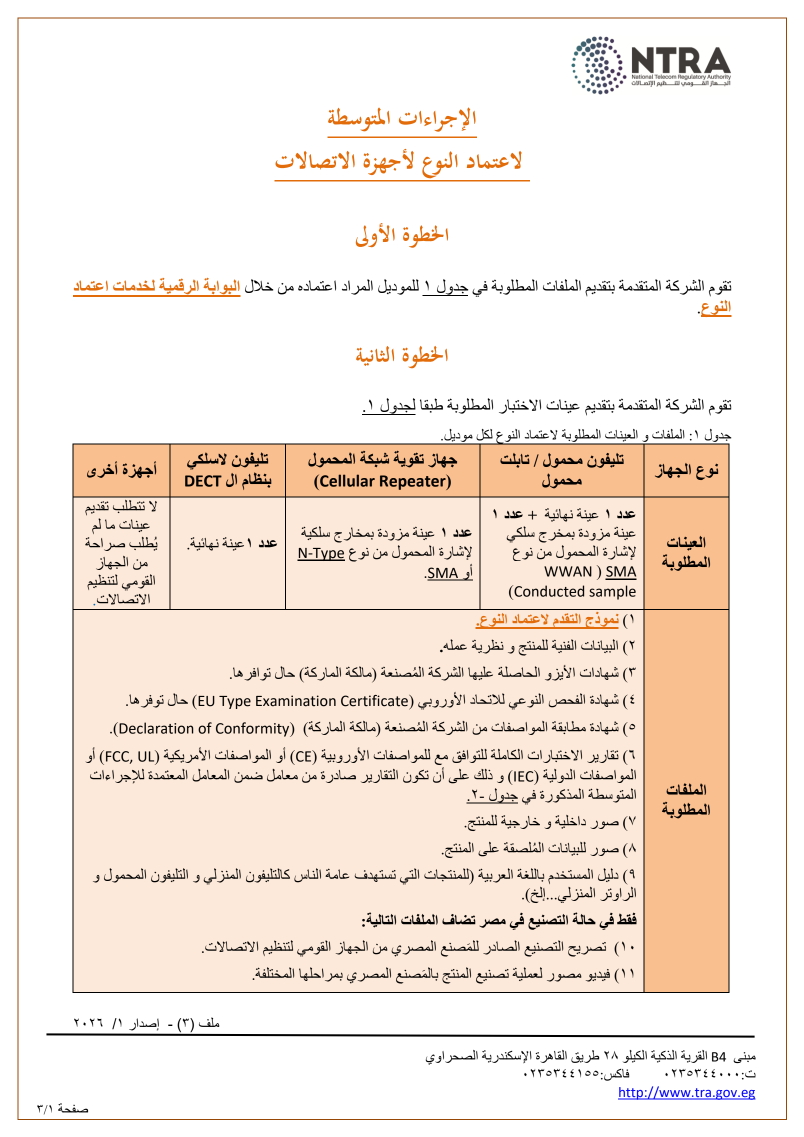
#> input picture data/docs_images/intermediate_type_approval_procedures/page_001.png, 1608 x 2274 px, found by its file name (shown at 1/2 size)
$ jupyter execute --allow-errors nbe_stage2_ocr_extraction.ipynb   (shell and % lines are left out)
#> lines starting #> are read from the running program, lines starting #| are printed output that depends on the picture
## Step 2.1 — Mount Google Drive

[cell 1]
from google.colab import drive
#> (the rest of this cell did not finish here and is left out)

### Verify the mount

[cell 2]
import os

BASE_DIR = "/content/drive/MyDrive/nbe_rag_pipeline"
IMAGES_DIR = os.path.join(BASE_DIR, "docs_images")
OUTPUT_DIR = os.path.join(BASE_DIR, "output")

# Verify docs_images subfolders exist
#> (the rest of this cell did not finish here and is left out)

## Step 2.2 — Install Dependencies

[cell 3]
# Install Chandra OCR with Hugging Face backend, and bitsandbytes for quantization

# Install Pillow (for image loading)

### Verify the install

[cell 4]
import chandra
import importlib.metadata

#> (the rest of this cell did not finish here and is left out)

## Step 2.3 — Authenticate with Hugging Face

[cell 5]
from google.colab import userdata
from huggingface_hub import login
#> (the rest of this cell did not finish here and is left out)

## Step 2.4 — Load the Chandra OCR-2 Model

[cell 6]
import os
os.environ["PYTORCH_ALLOC_CONF"] = "expandable_segments:True"
print("Memory allocator config set ✓")

### Load the model quantized into 4 bits

[cell 7]
import torch
from transformers import (
    AutoModelForImageTextToText,
    AutoProcessor,
    BitsAndBytesConfig,
)

# 4-bit quantization config
# Reduces model VRAM from ~8 GB → ~2 GB on T4
#> (the rest of this cell did not finish here and is left out)

### Loading the full model requires about 12 GB VRAM

[cell 8]
import torch
from transformers import AutoModelForImageTextToText, AutoProcessor
from chandra.model.hf import generate_hf
from chandra.model.schema import BatchInputItem
from chandra.output import parse_markdown

print("Loading Chandra OCR-2 model...")

#> (the rest of this cell did not finish here and is left out)

## Step 2.5 — Define Document Registry

[cell 9]
DOCUMENT_REGISTRY = {
    "rtgs": {
        "doc_id": "rtgs",
        "doc_name": "egyptian_multicurrency_rtgs_procedures.pdf",
        "doc_type": "SOP",
        "language": "ar",
        "total_pages": 19,
    },
    "legal_circular_1": {
        "doc_id": "legal_circular_1",
        "doc_name": "legal_circular_1.pdf",
        "doc_type": "Legal Circular",
        "language": "ar",
        "total_pages": 2,
    },
    "legal_circular_2": {
        "doc_id": "legal_circular_2",
        "doc_name": "legal_circular_2.pdf",
        "doc_type": "Legal Circular",
        "language": "ar",
        "total_pages": 31,
    },
}

## Step 2.6 — Define the Per-Page Extraction Function

[cell 10]
import torch, gc, json, re
from PIL import Image
from datetime import datetime
from bs4 import BeautifulSoup   # pre-installed in Colab
from chandra.model.hf import generate_hf
from chandra.model.schema import BatchInputItem

MAX_INFERENCE_DIM = 1400

# Maps data-label values from the model HTML to our schema block_type values
LABEL_MAP = {
    "page-header":   "header",
    "page-footer":   "footer",
    "text":          "text",
    "table":         "table",
    "figure":        "figure",
    "list":          "list",
    "section-header":"header",
    "caption":       "text",
}


def resize_for_inference(
    image: Image.Image,
    max_dim: int = MAX_INFERENCE_DIM,
) -> tuple[Image.Image, float]:
    w, h = image.size
    if max(w, h) <= max_dim:
        return image, 1.0
    scale = max_dim / max(w, h)
    return image.resize((int(w * scale), int(h * scale)), Image.LANCZOS), scale


# [117 lines left out: functions parse_blocks_from_html, extract_page, not called in this run]

### Inspect the object returned by the model

[cell 11]
import torch
from PIL import Image
from chandra.model.hf import generate_hf
from chandra.model.schema import BatchInputItem

# Diagnostic: Check the structure of the model output
test_image_path = os.path.join(IMAGES_DIR, "rtgs", "page_001.png")
original_image = Image.open(test_image_path).convert("RGB")
#> original_image is the input picture: PIL image 1608x2274 RGB; mean R, G, B 244.4, 233, 223.9

# Resize for diagnostic to avoid OOM
max_dim = 1024
w, h = original_image.size
#> w = 1608; h = 2274
scale = max_dim / max(w, h)
#> scale = 0.45
test_image = original_image.resize((int(w * scale), int(h * scale)), Image.LANCZOS)
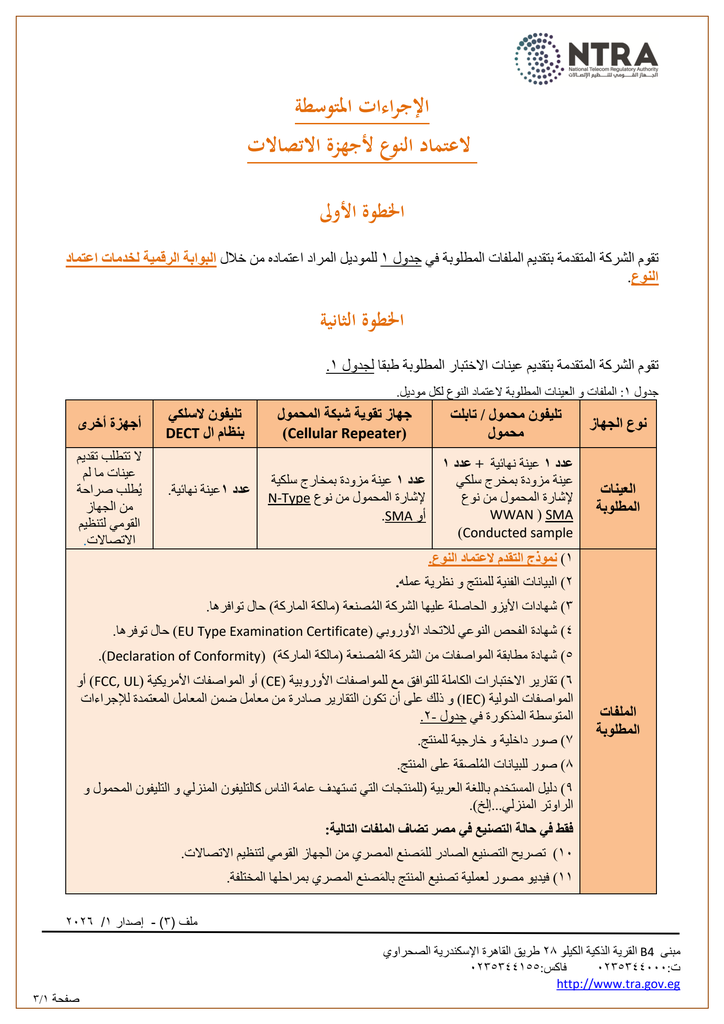
#> test_image: PIL image 724x1024 RGB; mean R, G, B 243.8, 232.7, 223.6

#> (the rest of this cell did not finish here and is left out)

## Step 2.7 — Run Extraction Across All 52 Pages

[cell 12]
# Reduce max dimension further if OOM persists on large pages
MAX_INFERENCE_DIM = 1400  # down from 1600
print(f"MAX_INFERENCE_DIM set to {MAX_INFERENCE_DIM}")

[cell 13]
import os, json, shutil, torch, gc
from pathlib import Path

# [12 lines of commented-out code are left out]
torch.cuda.empty_cache()
#> (this line was passed over: torch is not available in this run)
gc.collect()
#> (the rest of this cell did not finish here and is left out)

[cell 14]
# DIAGNOSTIC — Run on a single page only, do not save output
import json
from PIL import Image
from chandra.model.hf import generate_hf
from chandra.model.schema import BatchInputItem
from chandra.output import parse_markdown
# Use any small page
test_image_path = f"{IMAGES_DIR}/legal_circular_1/page_001.png"
image = Image.open(test_image_path).convert("RGB")
image_small, _ = resize_for_inference(image, 1024)
#> (the rest of this cell did not finish here and is left out)

## Step 2.8 — Retry Failed Pages (if any)

#> (a cell that did not finish here is left out)

## Step 2.9 — Write the Page Manifest

[cell 16]
manifest_path = os.path.join(OUTPUT_DIR, "page_manifest.json")

#> (the rest of this cell did not finish here and is left out)

## Step 2.10 — Validate Outputs

[cell 17]
import json, os

print("=== Stage 2 Validation ===\n")

all_ok = True

#> (the rest of this cell did not finish here and is left out)

## Step 3.0 — Confirm Environment Variables Are Set

[cell 18]
import os
from pathlib import Path

BASE_DIR   = "/content/drive/MyDrive/nbe_rag_pipeline"
IMAGES_DIR = os.path.join(BASE_DIR, "docs_images")
OUTPUT_DIR = os.path.join(BASE_DIR, "output")

DOCUMENT_REGISTRY = {
    "rtgs": {
        "doc_id": "rtgs",
        "doc_name": "egyptian_multicurrency_rtgs_procedures.pdf",
        "doc_type": "SOP",
        "language": "ar",
        "total_pages": 19,
    },
    "legal_circular_1": {
        "doc_id": "legal_circular_1",
        "doc_name": "legal_circular_1.pdf",
        "doc_type": "Legal Circular",
        "language": "ar",
        "total_pages": 2,
    },
    "legal_circular_2": {
        "doc_id": "legal_circular_2",
        "doc_name": "legal_circular_2.pdf",
        "doc_type": "Legal Circular",
        "language": "ar",
        "total_pages": 31,
    },
}

print("Environment variables set ✓")

## Step 3.1 — Install / Confirm Pillow

[cell 19]
from PIL import Image
print(f"Pillow available ✓  (version: {Image.__version__})")

## Step 3.2 — Create Crop Output Directories

[cell 20]
for doc_id in DOCUMENT_REGISTRY:
    crop_dir = os.path.join(OUTPUT_DIR, "crops", doc_id)
    Path(crop_dir).mkdir(parents=True, exist_ok=True)

print("Crop output directories created ✓")
print("Structure:")
for doc_id in DOCUMENT_REGISTRY:
    print(f"  output/crops/{doc_id}/")
